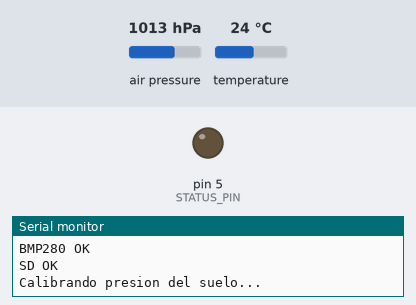
This sketch was run on a simulated Arduino Nano, built with avr-gcc and run on an emulated ATmega328P. Shown: output pins drawn as LEDs (lit = HIGH), the last lines printed to the serial monitor. Inputs (shaded band) come from the test bench; at power-on: air pressure 1013 hPa, temperature 24 °C. Storage starts empty.

Above: at 1.2 s.
1.3 s: air pressure set to 952 hPa
At 3.3 s:
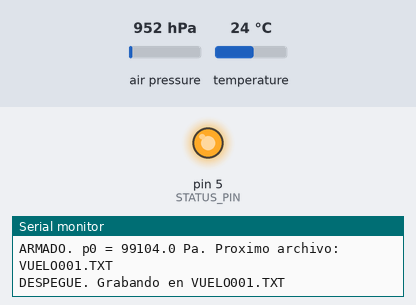
Timing chart, 0 to 4.8 s (numbered marks = the images above; inputs shaded):
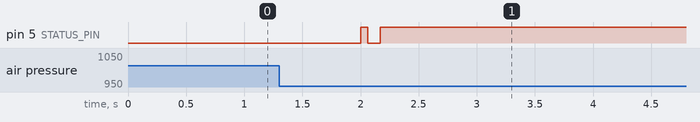

The sketch:

ComputadoraVuelo.ino
```cpp
/*
  GCE Berisso - Computadora de vuelo para cohetes (taller escolar)

  Placa: Arduino Nano (ATmega328P)
  Sensor: BMP280 por I2C (presion + temperatura)
  Almacenamiento: modulo microSD por SPI (CS en D4)

  Maquina de estados:
    ERROR -> CALIBRANDO -> ARMADO -> GRABANDO -> SENAL -> CALIBRANDO -> ...

  El archivo de salida (VUELO001.TXT ...) tiene un formato fijo que lee el
  visor web. No cambiar el formato sin actualizar el visor.
*/

#include <Wire.h>
#include <SPI.h>
#include <SD.h>
#include <Adafruit_BMP280.h>

// ============================================================================
//                         CONFIGURACION (editar aca)
// ============================================================================

// ---- Pines ----
#define SD_CS_PIN        4      // Chip Select del modulo microSD
#define STATUS_PIN       5      // LED o buzzer activo externo (NO usar D13: es SCK)
#define USAR_INDICADOR   1      // 1 = usar LED/buzzer en STATUS_PIN, 0 = desactivado

// ---- Sensor ----
#define BMP_DIRECCION_1  0x76   // Direcciones I2C a probar, en orden
#define BMP_DIRECCION_2  0x77
#define BMP_CHIP_ID_1    0x58   // BMP280 original
#define BMP_CHIP_ID_2    0x60   // BME280 (tambien sirve para presion y temperatura)
#define SENSOR_INVALIDO_MS 1000UL // Lecturas invalidas seguidas tolerables antes de dar error
#define CAL_TIMEOUT_MS     10000UL // Tiempo maximo de calibracion

// ---- Muestreo ----
#define FRECUENCIA_HZ    20                       // Muestras por segundo
#define PERIODO_MS       (1000UL / FRECUENCIA_HZ) // 50 ms
#define PRE_SEGUNDOS_X10 15                       // Historial previo al despegue: 1,5 s
#define PRE_MUESTRAS     ((PRE_SEGUNDOS_X10 * FRECUENCIA_HZ) / 10)  // 30 muestras
#define BUF_N            (PRE_MUESTRAS + 1)       // + la muestra que dispara el despegue

// ---- Calibracion del suelo ----
#define CAL_MUESTRAS     50     // Lecturas a promediar para p0
#define CAL_PERIODO_MS   40     // Una lectura cada 40 ms (~2 s en total)

// ---- Deteccion de despegue ----
#define DESPEGUE_ALT_M       4.0f   // Altitud que hay que superar...
#define DESPEGUE_MUESTRAS    3      // ...durante esta cantidad de muestras seguidas

// ---- Correccion lenta de p0 mientras esta armado (deriva del clima) ----
#define DERIVA_ALFA          0.001f // EMA muy lento: constante de tiempo ~50 s a 20 Hz
#define DERIVA_VENTANA_M     1.0f   // Solo corrige si |altitud| < este valor

// ---- Aterrizaje ----
#define ATERRIZAJE_BANDA_M   3.0f      // Dentro de +-3 m del suelo...
#define ATERRIZAJE_MS        5000UL    // ...durante 5 s seguidos
#define GRABACION_MAX_MS     300000UL  // Tope de 5 minutos de grabacion

// ---- Archivo ----
#define FLUSH_PERIODO_MS     1000UL    // flush() como maximo una vez por segundo
#define VUELO_MAX            999       // VUELO001.TXT ... VUELO999.TXT

// ---- Indicador (STATUS_PIN) ----
#define IND_ERROR_MS         100       // Error: parpadeo rapido (cambia cada 100 ms)
#define IND_ARMADO_PERIODO   2000UL    // Armado: un pulso cada 2 s
#define IND_ARMADO_PULSO     60UL      // duracion del pulso
#define IND_PITIDO_MS        250UL     // Vuelo guardado: duracion de cada pitido y pausa
#define IND_PITIDOS_MAX      20        // Tope de pitidos (vuelos > 20 pitan 20 veces)

// ---- Otros ----
#define REINTENTO_MS         2000UL    // Reintento de inicializacion si hay error
#define SERIAL_BAUD          115200

// ============================================================================
//                              ESTADO GLOBAL
// ============================================================================

enum Estado : uint8_t {
  ESTADO_ERROR,
  ESTADO_CALIBRANDO,
  ESTADO_ARMADO,
  ESTADO_GRABANDO,
  ESTADO_SENAL
};

Adafruit_BMP280 bmp;
File archivo;

Estado estado = ESTADO_ERROR;
bool bmpOk = false;
bool sdOk = false;

float p0 = 101325.0f;            // Presion del suelo (Pa)

// Temporizacion del muestreo
uint32_t proxMuestra = 0;

// Calibracion
uint8_t  calN = 0;
float    calRef = 0;
float    calSuma = 0;            // Suma de (p - calRef) para no perder precision
uint32_t calProx = 0;

// Buffer circular previo al despegue (12 bytes por muestra)
uint32_t bufMs[BUF_N];
float    bufP[BUF_N];
uint8_t  bufIdx = 0;             // Proxima posicion a escribir
uint8_t  bufCuenta = 0;          // Cantidad de muestras validas

uint8_t  seguidasAlto = 0;       // Muestras consecutivas sobre el umbral de despegue
float    ultimaTemp = 0;

// Vuelo
uint16_t numVuelo = 0;           // Numero del vuelo que se va a grabar (0 = no hay)
char     nombreArchivo[13];      // "VUELO001.TXT"
uint32_t t0 = 0;                 // millis() del despegue
float    altMax = 0;
int32_t  relApogeoMs = 0;
int32_t  relUltimaMs = 0;
bool     enBanda = false;
uint32_t bandaInicio = 0;
uint32_t ultimoFlush = 0;
uint32_t tamanoPrev = 0;         // Tamano del archivo en el ultimo flush (para detectar fallos de SD)
uint32_t calInicio = 0;
uint32_t invalidaDesde = 0;      // millis() de la primera lectura invalida de la racha
bool     hayInvalida = false;

// Indicador
uint32_t errProx = 0;
uint8_t  pitidosRest = 0;
bool     pitidoEncendido = false;
bool     pitidoPrimero = true;
uint32_t pitidoT = 0;

// ============================================================================
//                              INDICADOR
// ============================================================================

static inline void indicador(bool encendido) {
#if USAR_INDICADOR
  digitalWrite(STATUS_PIN, encendido ? HIGH : LOW);
#else
  (void)encendido;
#endif
}

// Patrones no bloqueantes segun el estado.
void actualizarIndicador(uint32_t ahora) {
  switch (estado) {
    case ESTADO_ERROR:
      indicador((ahora / IND_ERROR_MS) & 1);        // Parpadeo rapido continuo
      break;
    case ESTADO_ARMADO:
      indicador((ahora % IND_ARMADO_PERIODO) < IND_ARMADO_PULSO);  // Pulso corto cada 2 s
      break;
    case ESTADO_GRABANDO:
      indicador(true);                              // Fijo
      break;
    case ESTADO_SENAL:
      indicador(pitidoEncendido);                   // Lo maneja avanzarSenal()
      break;
    default:
      indicador(false);
      break;
  }
}

// Avanza la secuencia de pitidos. Devuelve true cuando termino.
bool avanzarSenal(uint32_t ahora) {
  uint32_t dt = ahora - pitidoT;
  if (pitidoEncendido) {
    if (dt >= IND_PITIDO_MS) {
      pitidoEncendido = false;
      pitidoT = ahora;
      if (pitidosRest > 0) pitidosRest--;
    }
  } else {
    uint32_t espera = pitidoPrimero ? (2 * IND_PITIDO_MS) : IND_PITIDO_MS;
    if (dt >= espera) {
      if (pitidosRest == 0) return true;
      pitidoPrimero = false;
      pitidoEncendido = true;
      pitidoT = ahora;
    }
  }
  return false;
}

// ============================================================================
//                         SENSOR, SD Y ARCHIVO
// ============================================================================

// Inicializa lo que falte (BMP280 y/o SD). Devuelve true si ambos estan bien.
bool iniciarHardware() {
  if (!bmpOk) {
    // Se prueba cada direccion con el ID de BMP280 (0x58) y luego con el de BME280 (0x60)
    bmpOk = bmp.begin(BMP_DIRECCION_1, BMP_CHIP_ID_1) || bmp.begin(BMP_DIRECCION_2, BMP_CHIP_ID_1) ||
            bmp.begin(BMP_DIRECCION_1, BMP_CHIP_ID_2) || bmp.begin(BMP_DIRECCION_2, BMP_CHIP_ID_2);
    if (bmpOk) {
      bmp.setSampling(Adafruit_BMP280::MODE_NORMAL,
                      Adafruit_BMP280::SAMPLING_X2,     // temperatura
                      Adafruit_BMP280::SAMPLING_X16,    // presion
                      Adafruit_BMP280::FILTER_X4,
                      Adafruit_BMP280::STANDBY_MS_1);
      hayInvalida = false;
      Serial.println(F("BMP280 OK"));
    } else {
      Serial.println(F("ERROR: no se encontro el BMP280/BME280 (0x76 / 0x77). Revisar cables SDA/SCL."));
    }
  }
  if (!sdOk) {
    SD.end();
    sdOk = SD.begin(SD_CS_PIN);
    if (sdOk) {
      Serial.println(F("SD OK"));
    } else {
      Serial.println(F("ERROR: no se pudo iniciar la SD. Revisar tarjeta (FAT32), cables y CS en D4."));
    }
  }
  return bmpOk && sdOk;
}

void irAError();

// Lee presion y temperatura. Devuelve false si la lectura no es valida.
// Si las lecturas invalidas duran mas de SENSOR_INVALIDO_MS, pasa a ERROR.
bool leerSensor(float &p, float &t) {
  t = bmp.readTemperature();
  p = bmp.readPressure();
  if (isnan(p) || isnan(t) || p < 30000.0f || p > 125000.0f) {
    uint32_t ahora = millis();
    if (!hayInvalida) { hayInvalida = true; invalidaDesde = ahora; }
    else if ((ahora - invalidaDesde) > SENSOR_INVALIDO_MS) {
      Serial.println(F("ERROR: el BMP280 no responde (lecturas invalidas)."));
      hayInvalida = false;
      bmpOk = false;
      irAError();
    }
    return false;
  }
  hayInvalida = false;
  return true;
}

float altitudRelativa(float p) {
  return 44330.0f * (1.0f - pow(p / p0, 0.1903f));
}

// Busca el primer VUELOnnn.TXT libre. Devuelve true si hay uno.
// Prueba de escritura: confirma que la tarjeta esta y se puede escribir.
bool probarSD() {
  File f = SD.open("PRUEBA.TMP", FILE_WRITE);
  if (!f) return false;
  bool ok = (f.print('x') > 0);
  f.flush();
  ok = ok && (f.size() > 0);
  f.close();
  SD.remove("PRUEBA.TMP");
  return ok;
}

bool buscarArchivoLibre() {
  if (!probarSD()) { numVuelo = 0; return false; }
  for (uint16_t n = 1; n <= VUELO_MAX; n++) {
    // Arma "VUELOnnn.TXT" a mano (evita snprintf, que ocupa mucha flash)
    nombreArchivo[0] = 'V'; nombreArchivo[1] = 'U'; nombreArchivo[2] = 'E';
    nombreArchivo[3] = 'L'; nombreArchivo[4] = 'O';
    nombreArchivo[5] = '0' + (n / 100);
    nombreArchivo[6] = '0' + ((n / 10) % 10);
    nombreArchivo[7] = '0' + (n % 10);
    nombreArchivo[8] = '.'; nombreArchivo[9] = 'T'; nombreArchivo[10] = 'X';
    nombreArchivo[11] = 'T'; nombreArchivo[12] = 0;
    if (!SD.exists(nombreArchivo)) {
      numVuelo = n;
      return true;
    }
  }
  numVuelo = 0;
  return false;
}

// Escribe un tiempo en segundos con 3 decimales a partir de milisegundos
// enteros (sin usar floats ni printf). Ej: -1450 -> "-1.450"
void imprimirSegundos(Print &salida, int32_t ms) {
  if (ms < 0) { salida.print('-'); ms = -ms; }
  salida.print((long)(ms / 1000));
  salida.print('.');
  uint16_t resto = ms % 1000;
  if (resto < 100) salida.print('0');
  if (resto < 10) salida.print('0');
  salida.print(resto);
}

// Escribe una linea de muestra: tiempo_s,altitud_m,presion_Pa,temperatura_C
bool escribirMuestra(uint32_t ms, float alt, float p, float temp) {
  imprimirSegundos(archivo, (int32_t)(ms - t0));
  archivo.print(',');
  archivo.print(alt, 2);
  archivo.print(',');
  archivo.print(p, 1);
  archivo.print(',');
  archivo.print(temp, 1);
  return archivo.print('\n') > 0;
}

void registrarMaximo(uint32_t ms, float alt) {
  if (alt > altMax) {
    altMax = alt;
    relApogeoMs = (int32_t)(ms - t0);
  }
}

// ============================================================================
//                            TRANSICIONES
// ============================================================================

void irAError() {
  estado = ESTADO_ERROR;
  errProx = millis() + REINTENTO_MS;
  if (archivo) archivo.close();
}

void irACalibrar() {
  calN = 0;
  calSuma = 0;
  calProx = millis();
  calInicio = calProx;
  hayInvalida = false;
  estado = ESTADO_CALIBRANDO;
  Serial.println(F("Calibrando presion del suelo..."));
}

void irAArmado() {
  bufIdx = 0;
  bufCuenta = 0;
  seguidasAlto = 0;
  // Se busca el nombre del proximo archivo ahora para no demorar el despegue
  if (!buscarArchivoLibre()) {
    Serial.println(F("ERROR: la SD no responde, no se puede escribir o tiene los 999 vuelos."));
    sdOk = false;
    irAError();
    return;
  }
  proxMuestra = millis() + PERIODO_MS;
  estado = ESTADO_ARMADO;
  Serial.print(F("ARMADO. p0 = "));
  Serial.print(p0, 1);
  Serial.print(F(" Pa. Proximo archivo: "));
  Serial.println(nombreArchivo);
}

// Despegue detectado: abre archivo, escribe encabezado y el buffer previo.
void iniciarGrabacion() {
  // La ultima muestra guardada en el buffer es la que disparo el despegue
  uint8_t ultimo = (bufIdx + BUF_N - 1) % BUF_N;
  t0 = bufMs[ultimo];

  // Se vuelve a chequear que el nombre siga libre (la SD pudo cambiar)
  if (SD.exists(nombreArchivo) && !buscarArchivoLibre()) {
    Serial.println(F("ERROR: no se encontro un nombre de archivo libre. Vuelo perdido."));
    sdOk = false;
    irAError();
    return;
  }
  archivo = SD.open(nombreArchivo, FILE_WRITE);
  if (!archivo) {
    Serial.println(F("ERROR: no se pudo abrir el archivo. Vuelo perdido."));
    sdOk = false;
    irAError();
    return;
  }

  archivo.print(F("# GCE Berisso - Computadora de vuelo\n"));
  archivo.print(F("# vuelo: "));
  archivo.print(numVuelo);
  archivo.print(F("\n# presion_suelo_Pa: "));
  archivo.print(p0, 1);
  archivo.print(F("\n# frecuencia_Hz: "));
  archivo.print(FRECUENCIA_HZ);
  archivo.print(F("\n# columnas: tiempo_s,altitud_m,presion_Pa,temperatura_C\n"));

  altMax = -1000.0f;
  relApogeoMs = 0;
  uint8_t i = (bufCuenta < BUF_N) ? 0 : bufIdx;   // la mas vieja
  bool ok = true;
  for (uint8_t k = 0; k < bufCuenta; k++) {
    // La altitud se recalcula con el p0 final (no se guarda en el buffer para ahorrar RAM)
    float alt = altitudRelativa(bufP[i]);
    ok = escribirMuestra(bufMs[i], alt, bufP[i], ultimaTemp) && ok;
    registrarMaximo(bufMs[i], alt);
    i = (i + 1) % BUF_N;
  }
  relUltimaMs = 0;
  enBanda = false;
  ultimoFlush = millis();
  archivo.flush();
  tamanoPrev = archivo.size();
  if (!ok || tamanoPrev == 0) {
    Serial.println(F("ERROR: falla de escritura en la SD. Vuelo perdido."));
    sdOk = false;
    irAError();
    return;
  }
  estado = ESTADO_GRABANDO;
  Serial.print(F("DESPEGUE. Grabando en "));
  Serial.println(nombreArchivo);
}

void finalizarVuelo(bool portiempo) {
  uint32_t tamAntes = archivo.size();
  bool ok = (archivo.print(F("# altitud_max_m: ")) > 0);
  archivo.print(altMax, 2);
  archivo.print(F("\n# tiempo_apogeo_s: "));
  imprimirSegundos(archivo, relApogeoMs);
  archivo.print(F("\n# duracion_s: "));
  imprimirSegundos(archivo, relUltimaMs);
  ok = (archivo.print('\n') > 0) && ok;
  archivo.flush();
  ok = ok && (archivo.size() > tamAntes);
  archivo.close();
  if (!ok) {
    Serial.println(F("ERROR: no se pudo escribir el resumen en la SD. Vuelo posiblemente incompleto."));
    sdOk = false;
    irAError();
    return;
  }

  Serial.println(portiempo ? F("Fin por tiempo maximo.") : F("Aterrizaje detectado."));
  Serial.print(F("Vuelo "));
  Serial.print(numVuelo);
  Serial.print(F(" guardado en "));
  Serial.println(nombreArchivo);
  Serial.print(F("  Altitud max: "));
  Serial.print(altMax, 2);
  Serial.println(F(" m"));
  Serial.print(F("  Apogeo a los: "));
  imprimirSegundos(Serial, relApogeoMs);
  Serial.println(F(" s"));
  Serial.print(F("  Duracion: "));
  imprimirSegundos(Serial, relUltimaMs);
  Serial.println(F(" s"));

  pitidosRest = (numVuelo > IND_PITIDOS_MAX) ? IND_PITIDOS_MAX : (uint8_t)numVuelo;
  pitidoEncendido = false;
  pitidoPrimero = true;
  pitidoT = millis();
  estado = ESTADO_SENAL;
}

// ============================================================================
//                         PROCESO DE CADA ESTADO
// ============================================================================

void procesarError(uint32_t ahora) {
  if ((int32_t)(ahora - errProx) < 0) return;
  if (iniciarHardware()) {
    irACalibrar();
  } else {
    errProx = millis() + REINTENTO_MS;
  }
}

void procesarCalibracion(uint32_t ahora) {
  if ((ahora - calInicio) > CAL_TIMEOUT_MS) {
    Serial.println(F("ERROR: tiempo agotado calibrando (lecturas del BMP280 invalidas)."));
    bmpOk = false;
    irAError();
    return;
  }
  if ((int32_t)(ahora - calProx) < 0) return;
  calProx = ahora + CAL_PERIODO_MS;
  float p, t;
  if (!leerSensor(p, t)) return;
  if (calN == 0) calRef = p;
  calSuma += (p - calRef);
  calN++;
  if (calN >= CAL_MUESTRAS) {
    p0 = calRef + calSuma / CAL_MUESTRAS;
    ultimaTemp = t;
    irAArmado();
  }
}

// Devuelve true si toca tomar una muestra ahora (y avanza la agenda).
bool tocaMuestrear(uint32_t ahora) {
  if ((int32_t)(ahora - proxMuestra) < 0) return false;
  proxMuestra += PERIODO_MS;
  // Si nos atrasamos mucho (ej. escritura lenta en SD), resincronizar
  if ((int32_t)(ahora - proxMuestra) > (int32_t)(4 * PERIODO_MS)) proxMuestra = ahora + PERIODO_MS;
  return true;
}

void procesarArmado(uint32_t ahora) {
  if (!tocaMuestrear(ahora)) return;
  float p, t;
  if (!leerSensor(p, t)) {
    // Si el sensor falla se reintenta en la proxima muestra
    return;
  }
  ultimaTemp = t;
  float alt = altitudRelativa(p);

  // Guardar en el buffer circular
  bufMs[bufIdx] = ahora;
  bufP[bufIdx] = p;
  bufIdx = (bufIdx + 1) % BUF_N;
  if (bufCuenta < BUF_N) bufCuenta++;

  // Deteccion de despegue
  if (alt > DESPEGUE_ALT_M) {
    if (seguidasAlto < 255) seguidasAlto++;
  } else {
    seguidasAlto = 0;
  }

  // Correccion lenta de p0 solo si estamos en el suelo
  if (seguidasAlto == 0 && fabs(alt) < DERIVA_VENTANA_M) {
    p0 += DERIVA_ALFA * (p - p0);
  }

  if (seguidasAlto >= DESPEGUE_MUESTRAS) {
    iniciarGrabacion();
  }
}

void falloGrabacion() {
  Serial.println(F("ERROR: falla de escritura en la SD durante el vuelo."));
  sdOk = false;
  irAError();   // cierra el archivo; la SD se reintenta cada 2 s
}

void procesarGrabacion(uint32_t ahora) {
  if (!tocaMuestrear(ahora)) return;
  float p, t;
  if (leerSensor(p, t)) {
    ultimaTemp = t;
    float alt = altitudRelativa(p);
    bool ok = escribirMuestra(ahora, alt, p, t);
    registrarMaximo(ahora, alt);
    relUltimaMs = (int32_t)(ahora - t0);
    if (!ok) { falloGrabacion(); return; }

    // Aterrizaje: dentro de la banda del suelo durante 5 s seguidos
    if (fabs(alt) <= ATERRIZAJE_BANDA_M) {
      if (!enBanda) { enBanda = true; bandaInicio = ahora; }
    } else {
      enBanda = false;
    }
  }
  if (estado != ESTADO_GRABANDO) return;   // leerSensor pudo pasar a ERROR

  if (enBanda && (ahora - bandaInicio) >= ATERRIZAJE_MS) {
    finalizarVuelo(false);
    return;
  }
  if ((ahora - t0) >= GRABACION_MAX_MS) {
    finalizarVuelo(true);
    return;
  }
  if ((ahora - ultimoFlush) >= FLUSH_PERIODO_MS) {
    archivo.flush();
    ultimoFlush = ahora;
    uint32_t tam = archivo.size();
    if (tam <= tamanoPrev) { falloGrabacion(); return; }   // el archivo no crece: la SD fallo
    tamanoPrev = tam;
  }
}

// ============================================================================
//                              SETUP / LOOP
// ============================================================================

void setup() {
  Serial.begin(SERIAL_BAUD);       // Solo para depurar; el equipo anda sin USB
#if USAR_INDICADOR
  pinMode(STATUS_PIN, OUTPUT);
  digitalWrite(STATUS_PIN, LOW);
#endif
  Serial.println(F("GCE Berisso - Computadora de vuelo"));

  if (iniciarHardware()) {
    irACalibrar();
  } else {
    estado = ESTADO_ERROR;
    errProx = millis() + REINTENTO_MS;
  }
}

void loop() {
  uint32_t ahora = millis();
  actualizarIndicador(ahora);

  switch (estado) {
    case ESTADO_ERROR:      procesarError(ahora);      break;
    case ESTADO_CALIBRANDO: procesarCalibracion(ahora); break;
    case ESTADO_ARMADO:     procesarArmado(ahora);     break;
    case ESTADO_GRABANDO:   procesarGrabacion(ahora);  break;
    case ESTADO_SENAL:
      if (avanzarSenal(ahora)) irACalibrar();
      break;
  }
}
```
